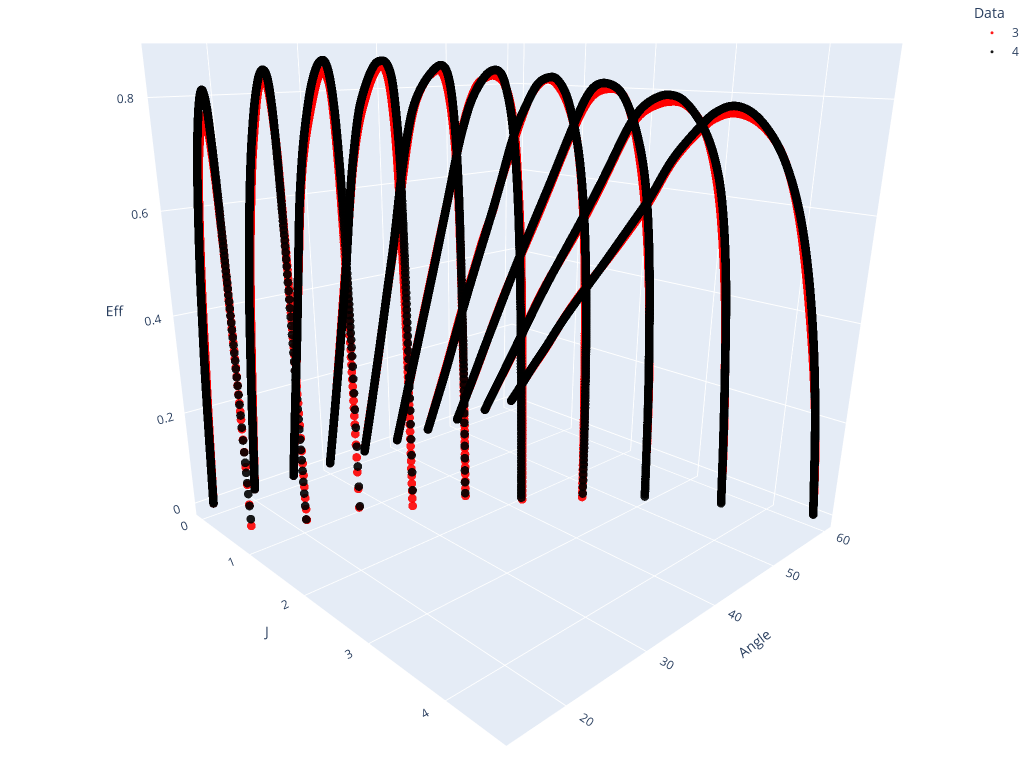

This figure's notebook cell:
### Code cell
comparison = PropellerComparison(blades=3, chart='eff')
comparison.fit_polynomial(degree=9, append=True)
comparison.calculate_data()
draw(comparison, three=False)
comparison.save_data()

### Figure 1 — Plotly figure (JSON) as saved in the notebook; plotly's stock layout.template omitted (floating-point values rounded to 4 significant figures; data arrays with more than 128 entries replaced by an {"elided": "..."} marker saying what was removed)
{"data": [{"marker": {"color": "red", "opacity": 0.9, "size": 3}, "mode": "markers", "name": "3", "type": "scatter3d", "x": {"elided": "22699 float values"}, "y": {"elided": "22699 float values"}, "z": {"elided": "22699 float values"}}, {"marker": {"color": "black", "opacity": 0.9, "size": 3}, "mode": "markers", "name": "4", "type": "scatter3d", "x": {"elided": "22749 float values"}, "y": {"elided": "22749 float values"}, "z": {"elided": "22749 float values"}}], "layout": {"height": 768, "legend": {"font": {"size": 12}, "itemsizing": "trace", "title": {"text": "Data"}}, "margin": {"b": 0, "l": 0, "r": 0, "t": 0}, "scene": {"camera": {"center": {"y": -0.1, "z": -0.15}, "eye": {"x": 1.3, "y": -1.3, "z": 0.5}}, "xaxis": {"title": {"text": "J"}}, "yaxis": {"title": {"text": "Angle"}}, "zaxis": {"title": {"text": "Eff"}}}, "width": 1024}}
